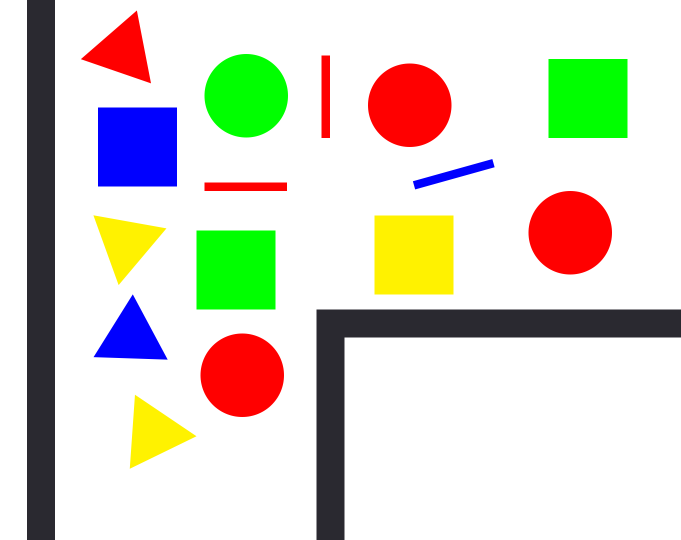
#> input picture task3/Task Pictures/test1.png, 1362 x 1080 px (shown at 1/2 size)
$ python -i shape.py   (imports and definitions only)
#> lines starting #> are read from the running program, lines starting #| are printed output that depends on the picture; after the words box and inside, x2 and y2 are one past the last pixel; in counts of white or black regions, pixels touching at a corner belong together
#> further down, picture is the input picture: shape (1080, 1362, 3); mean B, G, R 203.4, 216.1, 218.1
# Importing libraries
import cv2
import numpy as np
import matplotlib.pyplot as plt

# Creating shape class
class shape:
    # Creating instructor
    def __init__(self) -> None:
        pass

    # Creating fn taking gray and rgb_img from main
    def getshape(self,gray,rgb_img):
        # Creating threshold of gray image
        _, threshold= cv2.threshold(gray,240,255,cv2.THRESH_BINARY)
        # Creating Contours for shapes
        contours,_ = cv2.findContours(threshold,cv2.RETR_TREE,cv2.CHAIN_APPROX_SIMPLE)
        # Looping to get the shapes and naming them
        for c in contours:
            # Getting area of contours to neglect the contour of the whole image
            # and the two lines and if there is any errors in readings
            cArea=cv2.contourArea(c)
            if (cArea<200 or cArea>50000):
               continue
            # Aprroximating the shape
            app=cv2.approxPolyDP(c,0.01 * cv2.arcLength(c,True),True)
            # Getting the boundingRect to type shape name
            (x,y,w,h)=cv2.boundingRect(app)
            # Putting shape name at the top of it
            if (len(app)== 3):
                # Changing y to edit the text on traingle
                y=y+10
                cv2.putText(rgb_img,'Triangle',(x,y),
                    cv2.FONT_HERSHEY_SIMPLEX,0.8,(0,0,0),2)
            elif (len(app)== 4):
                if((1.1>float(w)/h>0.8)):
                    # This if is special for the green square in the img2 to edit its x,y
                    if(w==226):
                        x=x+70
                        y=y+50
                    cv2.putText(rgb_img,'Square',(x,y),
                    cv2.FONT_HERSHEY_SIMPLEX,0.8,(0,0,0),2)
                else:
                    #editting x of the rectangulars
                    x=x-20
                    cv2.putText(rgb_img,'Rectangle',(x,y),
                    cv2.FONT_HERSHEY_SIMPLEX,0.8,(0,0,0),2)
            else :
                # Changing x to edit text on circle
                x=x+60
                cv2.putText(rgb_img,'circle',(x,y),
                cv2.FONT_HERSHEY_SIMPLEX,0.8,(0,0,0),2)


    # fn for detecting direction of the road
    def Lines(self,rgb_img):
        #Setting lower and upper values for detecting the lines
        lower=np.array([40,40,40],dtype=np.uint8)
        upper=np.array([50,50,50],dtype=np.uint8)
        Lines=cv2.inRange(rgb_img,lower,upper)
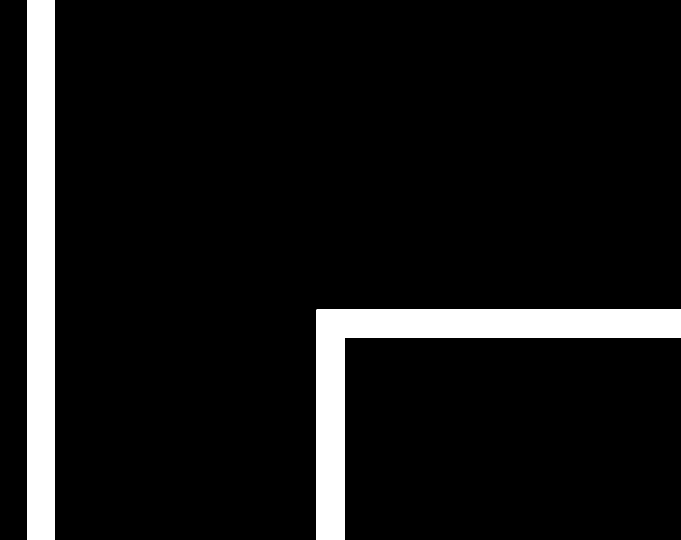
#> Lines: shape (1080, 1362) (shown at 1/2 size); 8.4% white; 2 white regions
        # Creating Contours to detect the lines to know the directions
        contL, _ = cv2.findContours(
            Lines, cv2.RETR_TREE, cv2.CHAIN_APPROX_SIMPLE)
#> contL = 2 contours; box (x1, y1, x2, y2) and area: (633, 619, 1362, 1080) 62316, (54, 0, 110, 1080) 59345
        # Getting x,y,w,h of the two lines
        (xi,yi,wi,hi)=cv2.boundingRect(contL[0])
#> xi = 633; yi = 619; wi = 729; hi = 461
        (xv,yv,wv,hv)=cv2.boundingRect(contL[1])
#> xv = 54; yv = 0; wv = 56; hv = 1080
        # Checking if the line with the bigger x is bigger at width
        #then its right direction
        if(xi>xv and wi>wv):
            cv2.putText(rgb_img, 'Right', (600,65 ),
                        cv2.FONT_HERSHEY_SIMPLEX, 2.5, (100, 60,0), 6)
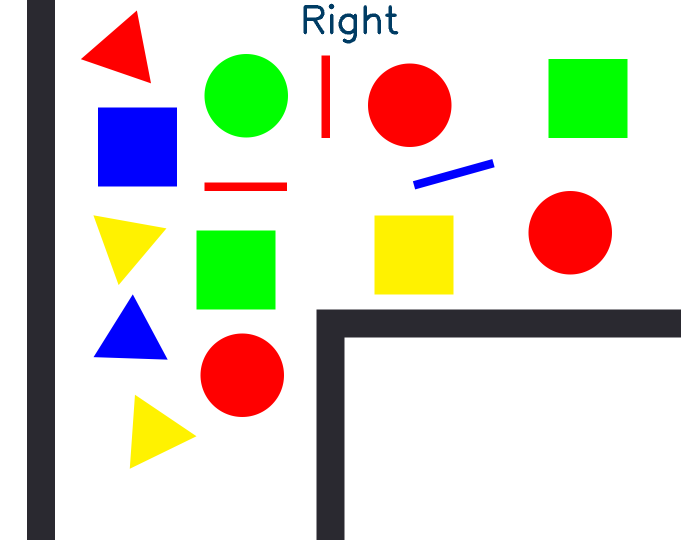
#> rgb_img: shape (1080, 1362, 3) (shown at 1/2 size); 0.27% of pixels changed, all inside (x1, y1, x2, y2) = (607, 7, 797, 87)
        # IF the line with the small x is higher at width then its left direction
        elif(xi<xv and wi>wv):
            cv2.putText(rgb_img, 'Left', (500, 80),
                    cv2.FONT_HERSHEY_SIMPLEX, 2.5, (100, 130,120), 6)
        # Both have the same width then its straight
        else:
            cv2.putText(rgb_img, 'Straight', (310, 50),
                            cv2.FONT_HERSHEY_SIMPLEX, 1.5, (40, 40,100), 6)


>>> import cv2
>>> picture = cv2.imread('Task Pictures/test1.png')
>>> result = shape().Lines(picture)

$ run again, on task3/Task Pictures/test2.png
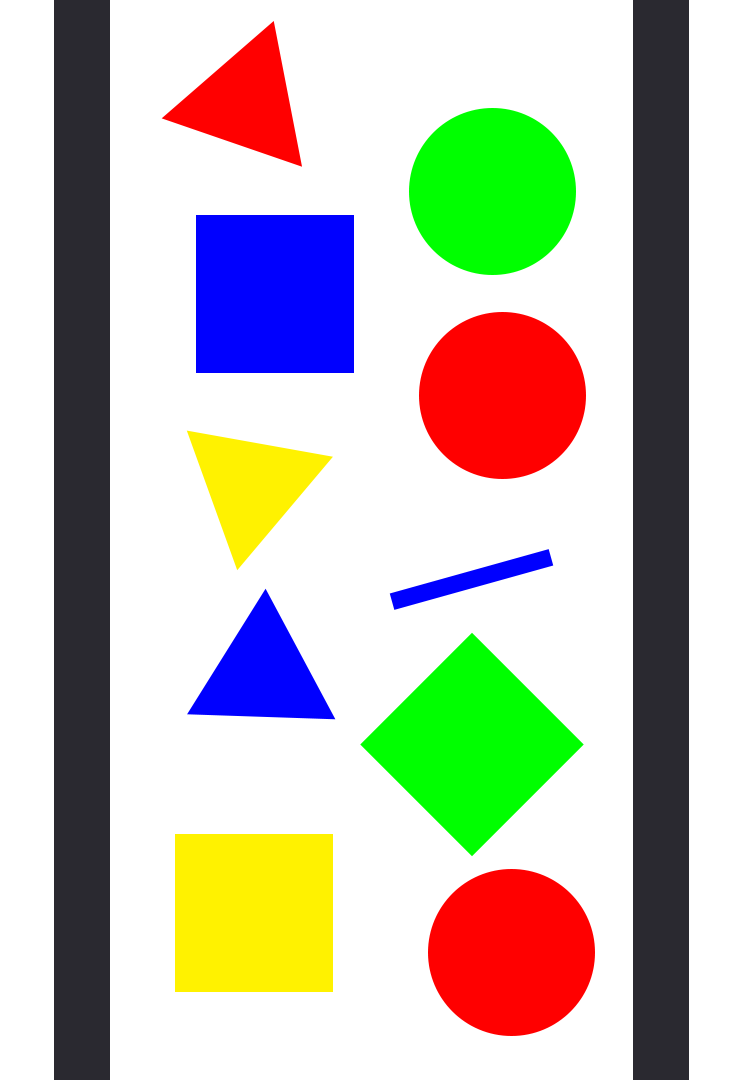
#> input picture task3/Task Pictures/test2.png, 750 x 1080 px
#> picture is the input picture: shape (1080, 750, 3); mean B, G, R 181.7, 194, 196.7
#> in Lines, `Lines=cv2.inRange(rgb_img,lower,upper)`:
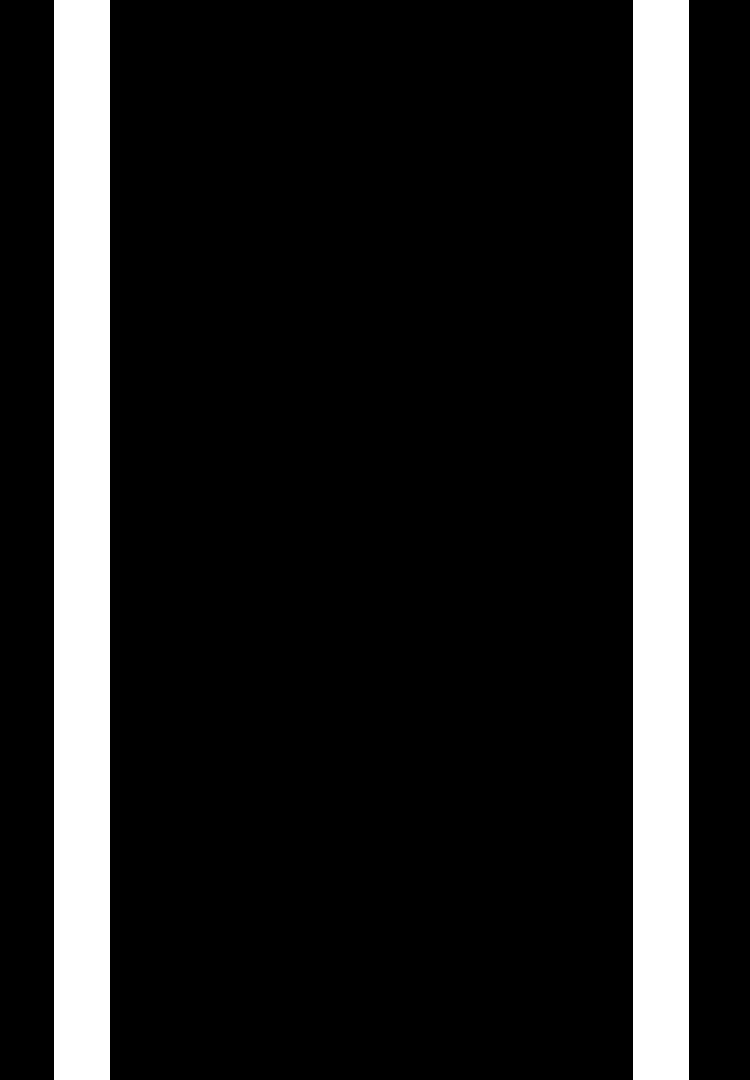
#> Lines: shape (1080, 750); 14.9% white; 2 white regions
#> contL = 2 contours; box (x1, y1, x2, y2) and area: (633, 0, 689, 1080) 59345, (54, 0, 110, 1080) 59345
#> xi = 633; yi = 0; wi = 56; hi = 1080
#> xv = 54; yv = 0; wv = 56; hv = 1080
#> in Lines, `cv2.putText(rgb_img, 'Straight', (310, 50), cv2.FONT_HERSHEY_SIMPLEX, ..`:
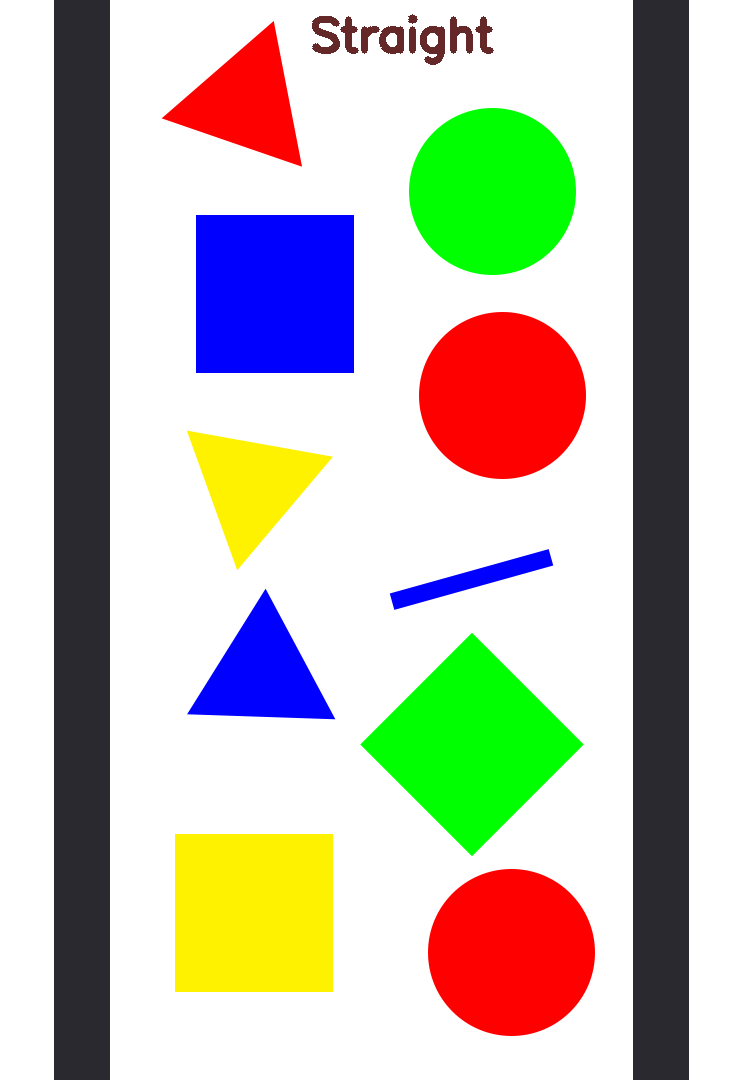
#> rgb_img: shape (1080, 750, 3); 0.42% of pixels changed, all inside (x1, y1, x2, y2) = (312, 14, 494, 65)

$ run again, on task3/Task Pictures/test3.png
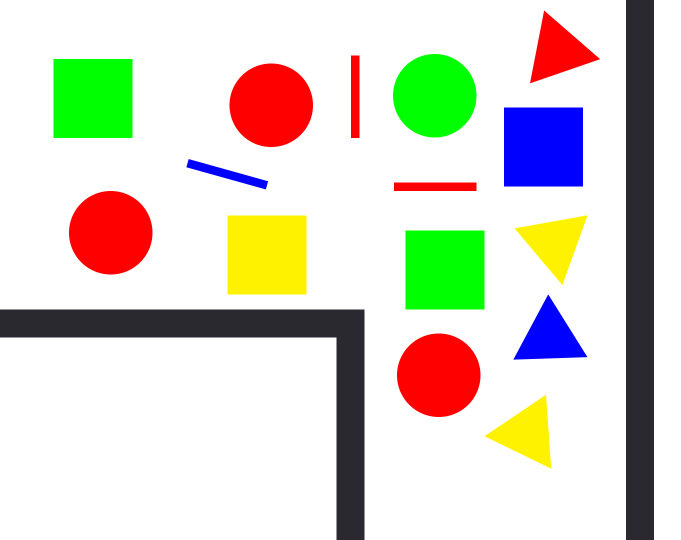
#> input picture task3/Task Pictures/test3.png, 1362 x 1080 px (shown at 1/2 size)
#> picture is the input picture: shape (1080, 1362, 3); mean B, G, R 203.4, 216.1, 218.1
#> in Lines, `Lines=cv2.inRange(rgb_img,lower,upper)`:
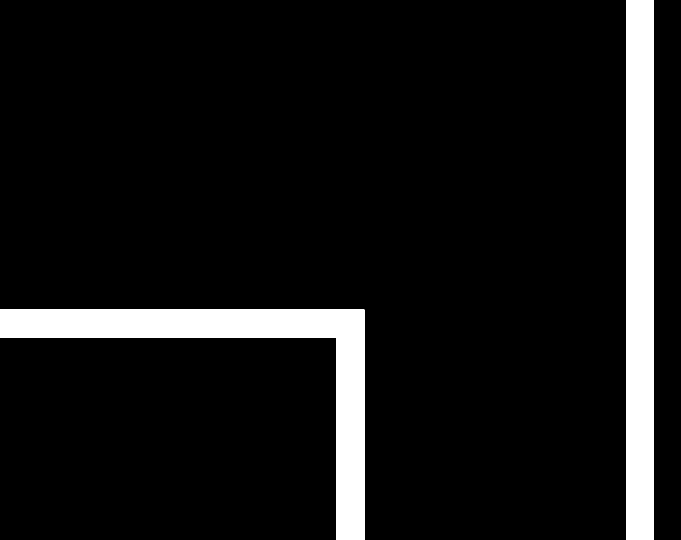
#> Lines: shape (1080, 1362) (shown at 1/2 size); 8.4% white; 2 white regions
#> contL = 2 contours; box (x1, y1, x2, y2) and area: (0, 619, 729, 1080) 62316, (1252, 0, 1308, 1080) 59345
#> xi = 0; yi = 619; wi = 729; hi = 461
#> xv = 1252; yv = 0; wv = 56; hv = 1080
#> in Lines, `cv2.putText(rgb_img, 'Left', (500, 80), cv2.FONT_HERSHEY_SIMPLEX, 2.5,..`:
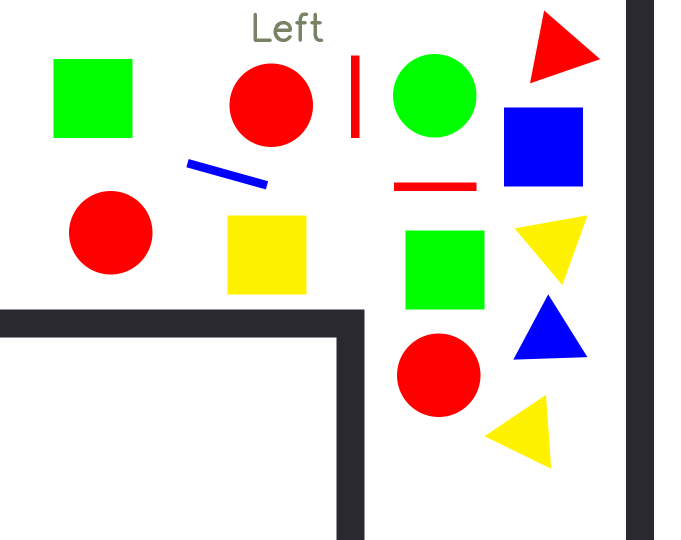
#> rgb_img: shape (1080, 1362, 3) (shown at 1/2 size); 0.17% of pixels changed, all inside (x1, y1, x2, y2) = (507, 25, 647, 84)
